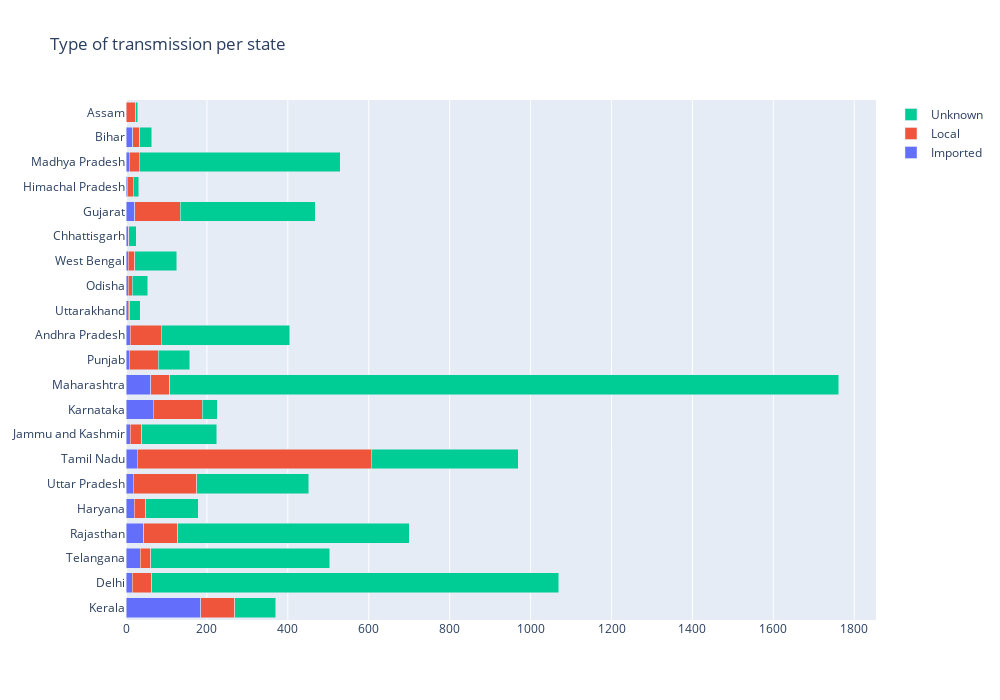

Here is the notebook cell this chart was saved with:
### Code cell
import plotly.graph_objects as go
states=data_type_of_transmission_per_state.index
fig = go.Figure(data=[
    go.Bar(name='Imported', y=states,x=data_type_of_transmission_per_state['Imported'] ,orientation='h'),
    go.Bar(name='Local', y=states, x=data_type_of_transmission_per_state['Local'] ,orientation='h'),
    go.Bar(name='Unknown', y=states,x=data_type_of_transmission_per_state['Unknown'] ,orientation='h'),
])
# Change the bar mode
fig.update_layout( title="Type of transmission per state",width=1000,height=700,barmode='stack')
fig.show()

### Figure 1 — Plotly figure (JSON) as saved in the notebook; plotly's stock layout.template omitted (floating-point values rounded to 4 significant figures)
{"data": [{"name": "Imported", "orientation": "h", "type": "bar", "x": [185, 16, 35, 44, 20, 18, 28, 10, 67, 61, 8, 10, 5, 6, 6, 6, 22, 3, 8, 17, 1], "y": ["Kerala", "Delhi", "Telangana", "Rajasthan", "Haryana", "Uttar Pradesh", "Tamil Nadu", "Jammu and Kashmir", "Karnataka", "Maharashtra", "Punjab", "Andhra Pradesh", "Uttarakhand", "Odisha", "West Bengal", "Chhattisgarh", "Gujarat", "Himachal Pradesh", "Madhya Pradesh", "Bihar", "Assam"]}, {"name": "Local", "orientation": "h", "type": "bar", "x": [84, 48, 26, 84, 29, 157, 578, 29, 121, 47, 72, 77, 4, 9, 15, 1, 112, 15, 25, 17, 23], "y": ["Kerala", "Delhi", "Telangana", "Rajasthan", "Haryana", "Uttar Pradesh", "Tamil Nadu", "Jammu and Kashmir", "Karnataka", "Maharashtra", "Punjab", "Andhra Pradesh", "Uttarakhand", "Odisha", "West Bengal", "Chhattisgarh", "Gujarat", "Himachal Pradesh", "Madhya Pradesh", "Bihar", "Assam"]}, {"name": "Unknown", "orientation": "h", "type": "bar", "x": [101, 1005, 442, 572, 130, 277, 363, 185, 37, 1653, 78, 318, 26, 39, 105, 18, 334, 14, 496, 30, 5], "y": ["Kerala", "Delhi", "Telangana", "Rajasthan", "Haryana", "Uttar Pradesh", "Tamil Nadu", "Jammu and Kashmir", "Karnataka", "Maharashtra", "Punjab", "Andhra Pradesh", "Uttarakhand", "Odisha", "West Bengal", "Chhattisgarh", "Gujarat", "Himachal Pradesh", "Madhya Pradesh", "Bihar", "Assam"]}], "layout": {"barmode": "stack", "height": 700, "title": {"text": "Type of transmission per state"}, "width": 1000}}
